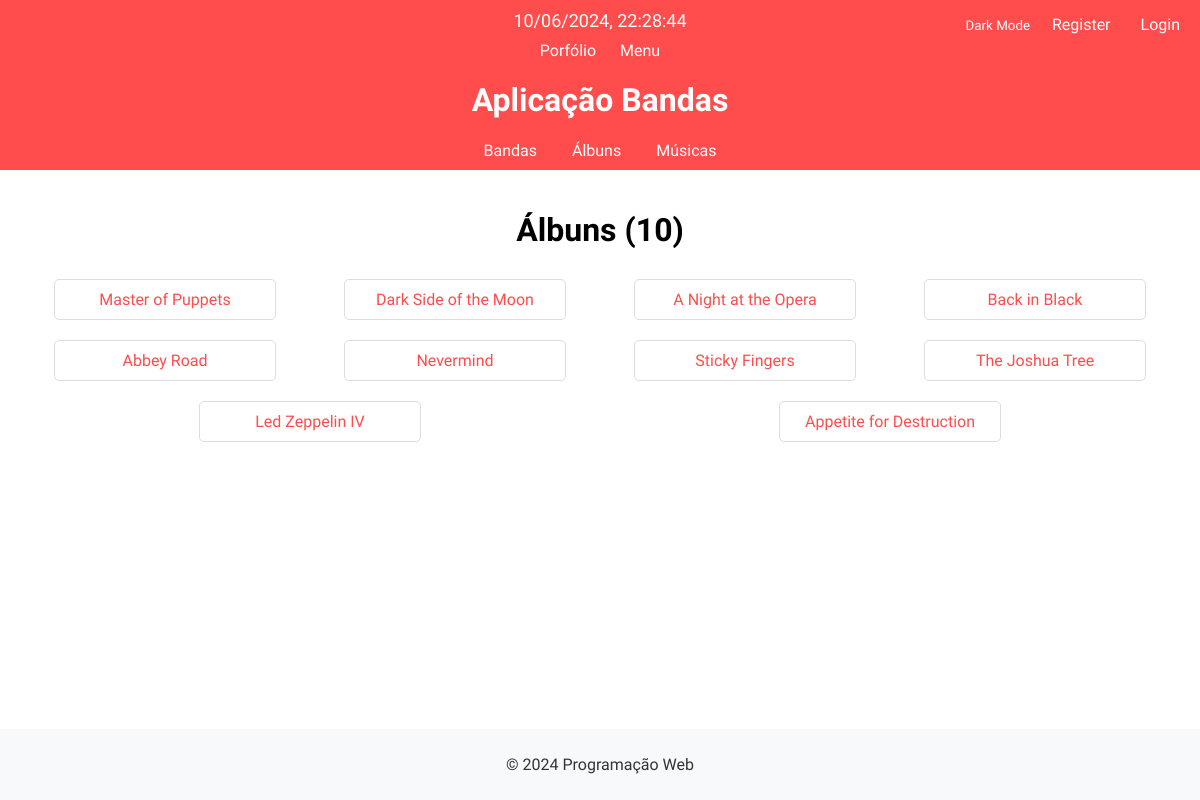
Page /bandas/albuns on the committed database.
### bandas/models.py (models this page shows, shortened)
class Album(models.Model):
    titulo = models.CharField(max_length=100)
    ano_de_lancamento = models.IntegerField()
    capa = models.ImageField(upload_to='capas/', null=True, blank=True)
    spotify_link = models.URLField(blank=True, null=True)
    banda = models.ForeignKey(Banda, on_delete=models.CASCADE)

### bandas/views.py (the view)
# urls.py: path('albuns', views.lista_albuns_view, name='lista_albuns'), #lista albuns
def lista_albuns_view(request):
    albuns = Album.objects.all()
    context = {'albuns': albuns, 'is_editor': is_editor_bandas(request.user)}
    return render(request, 'bandas/lista_albuns.html', context)

### bandas/views.py (called while the page is built)
def is_editor_bandas(user):
    return user.groups.filter(name='editor_bandas').exists()

### bandas/templates/bandas/lista_albuns.html (shortened to what this page needs)
{% extends 'bandas/layout.html' %}
{% block content %}
    <h1 style="text-align: center; margin-bottom: 20px;">Álbuns ({{albuns|length}})</h1>
    <div style="display: flex; flex-wrap: wrap; justify-content: space-around;">
        {% for album in albuns %}
            <div style="margin: 10px; padding: 10px; border: 1px solid #ddd; border-radius: 5px; width: 200px; text-align: center;">
                <a href="{% url 'bandas:album_page' album_id=album.id %}" style="text-decoration: none; color: #ff4c4c;">{{ album.titulo }}</a>
            </div>
        {% endfor %}
    </div>
{% endblock %}

### bandas/static/bandas/estilos.css (style rules this page uses)
h1 { text-align: center; }
body { font-family: 'Oswald', sans-serif; font-optical-sizing: auto; margin: 0; padding: 0; display: flex; flex-direction: column; min-height: 100vh; }

### rows in the picture
Album: titulo "Master of Puppets"
Album: titulo "Dark Side of the Moon"
Album: titulo "A Night at the Opera"
Album: titulo "Back in Black"
Album: titulo "Abbey Road"
Album: titulo "Nevermind"
Album: titulo "Sticky Fingers"
Album: titulo "The Joshua Tree"
Album: titulo "Led Zeppelin IV"
Album: titulo "Appetite for Destruction"

### other values in the picture
{{ albuns|length }} "10"
